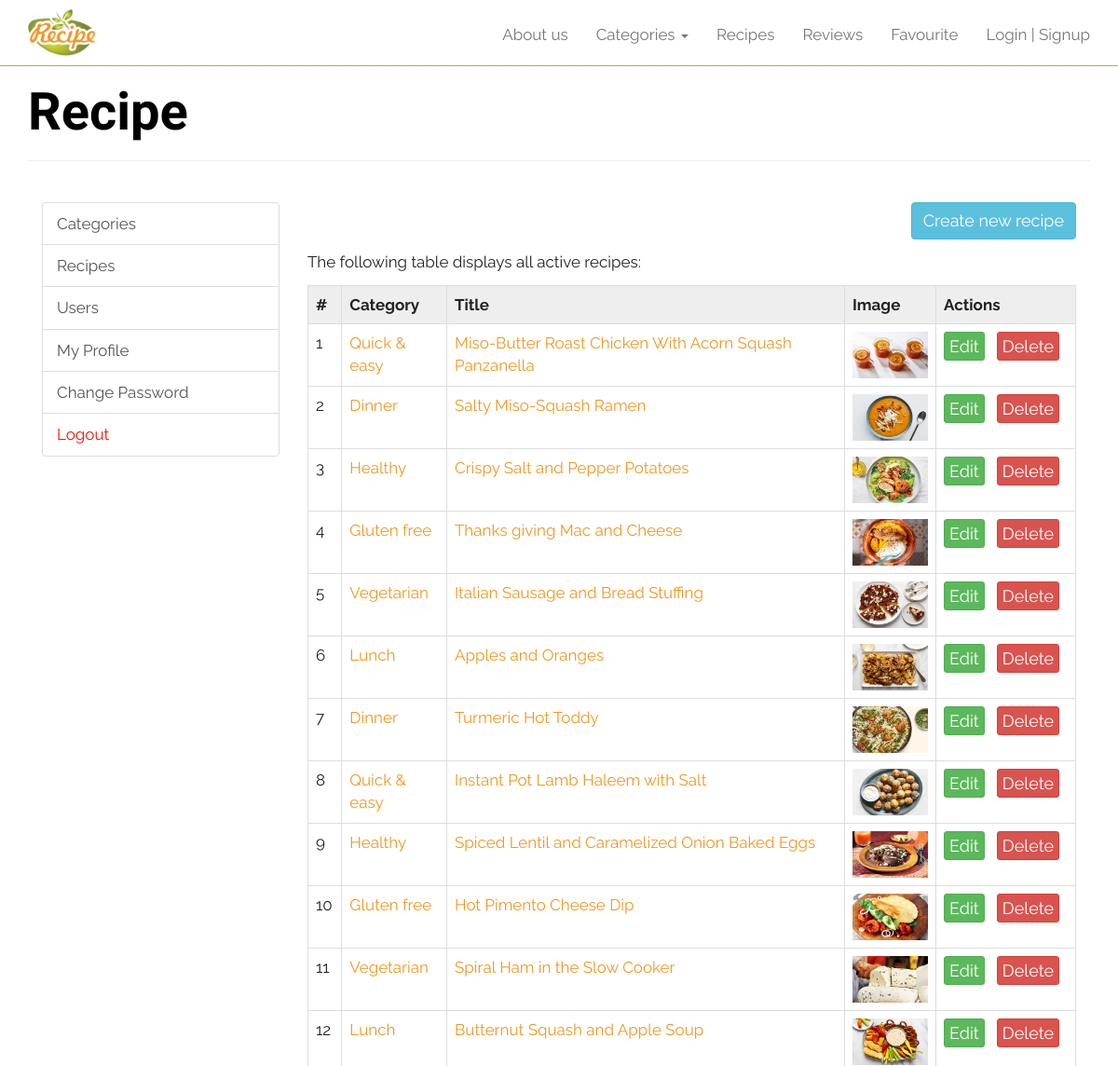
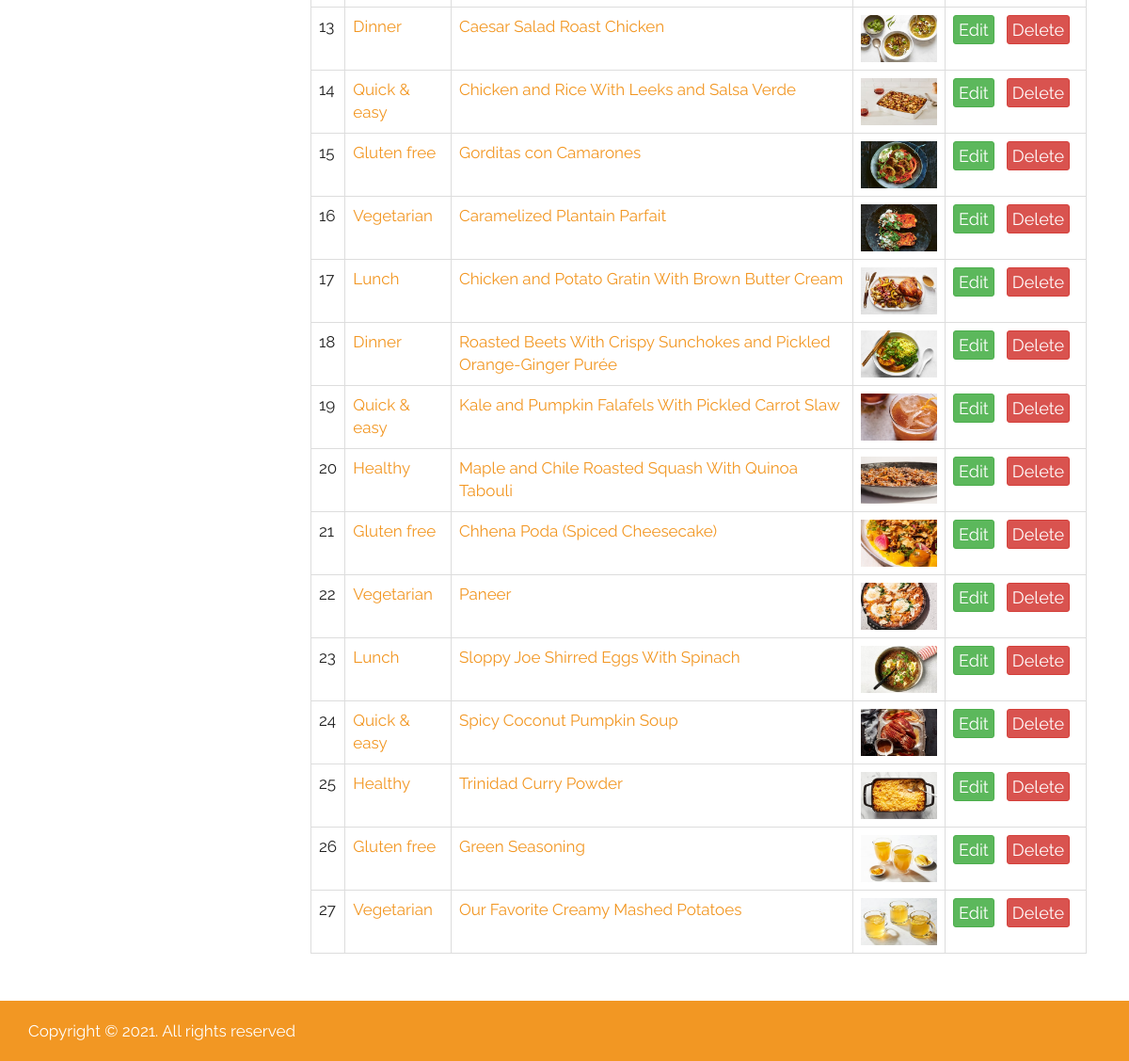
Page /max-recipe/admin/recipes.php?page=view on the committed database (2 pictures, top to bottom).
### tables this page shows
CREATE TABLE `recipe` (
  `id` int(11) NOT NULL,
  `title` varchar(512) NOT NULL,
  `category_id` int(11) NOT NULL,
  `ingredients` text NOT NULL,
  `instructions` text NOT NULL,
  `image` varchar(256) NOT NULL
);

CREATE TABLE `categories` (
  `id` int(11) NOT NULL,
  `title` varchar(100) NOT NULL,
  `image` varchar(256) NOT NULL
);

### max-recipe/admin/recipes.php (the view, shortened to what this page needs)
<?php
    include_once 'includes/header.php';
?>
<?php
    include_once '../includes/nav.php';
?>
<div class="container">
	<div class="row">
		<div class="col-sm-12" style="min-height: 80vh">
			<h1>Recipe</h1>
			<hr/>
			<br>
			<div class="col-sm-3">
				<?php
					include 'includes/sidebar.php';
				?>
			</div>
		    <div class="col-sm-9">
		    	<?php
		    		if($_GET['page'] == 'view'){
		    			$sql_recipes = "SELECT id, title, image, category_id FROM recipe";
		    			$result_recipes = mysqli_query($connection, $sql_recipes);
		    			echo '
		    				<p class="text-right">
		    					<a href="'.ADMIN_BASEURL.'/recipes.php?page=add" class="btn btn-info">Create new recipe</a>
		    				</p>
		    				<p>The following table displays all active recipes:</p>
		    				<table class="table table-bordered">
		    					<tr>
			    					<th>#</th>
			    					<th>Category</th>
			    					<th>Title</th>
			    					<th>Image</th>
			    					<th width="150">Actions</th>
			    				</tr>';
			    			$counter = 1;
			    			while($row_recipes = mysqli_fetch_array($result_recipes)){
			    				$id = $row_recipes['id'];
			    				$link = BASEURL.'/recipes.php?id='.$id;
			    				$title = $row_recipes['title'];
			    				$image = $row_recipes['image'];
			    				$category_id = $row_recipes['category_id'];
			    				$sql_categories = "SELECT id, title FROM categories WHERE id = '$category_id'";
		    					$result_categories = mysqli_query($connection, $sql_categories);
		    					$row_categories = mysqli_fetch_array($result_categories);
			    				$category_title = $row_categories['title'];
			    				$category_link = BASEURL.'/category.php?id='.$id;
			    				echo '<tr>
			    						<td>'.$counter.'</td>
			    						<td><a href="'.$category_link.'" target="_blank">'.$category_title.'</a></td>
			    						<td><a href="'.$link.'" target="_blank">'.$title.'</a></td>
			    						<td><img src="'.RECEIPE_IMG_URL.'/'.$image.'" height="50px"></td>
			    						<td>
			    							<a href="'.ADMIN_BASEURL.'/recipes.php?page=edit&id='.$id.'" class="btn btn-success btn-xs">Edit</a> &nbsp;
			    							<a class="btn btn-danger btn-xs"
			    								onClick="javascript:delete_data($(this));return false;"
			    								href="delete.php?type=recipes&id='.$id.'"
			    							>Delete</a>
			    						</td>
			    					 </tr>';
			    				$counter++;
			    			}
		    			echo '</table>';
		    		}
		    	?>
		    </div>
		</div>
	</div>
</div>
<?php
    include_once '../includes/footer.php';
?>

### max-recipe/css/style.css (style rules this page uses)
html, body, * { font-family: 'Raleway', sans-serif; }
body, p { font-size: 17px; font-weight: 400; color: #222222; }
p { font-size: 18px; line-height: 29px; }
a { color: #F29723; transition: all 0.3s; text-decoration: none; }
.btn { font-size: 18px; }
h1, .h1, h2, .h2, h3, .h3, h4, .h4, h5, .h5, h6, .h6 { font-family: 'Acme', sans-serif; font-weight: bold; color: #222222; }
h1, .h1 { font-size: 56px; color: #fff; text-shadow: 0 0 25px rgba(0, 0, 0, 0.8); }
a, button, .btn { transition: all 0.3s; }

### max-recipe/account/css/style.css (style rules this page uses)
body, p { font-size: 17px; }
th { background: #eeeeee; }
h1 { color: #000; text-shadow: none; }

### rows in the picture
recipe: category.title "Quick & easy", title "Miso-Butter Roast Chicken With Acorn Squash Panzanella", image (picture)
recipe: category.title "Dinner", title "Salty Miso-Squash Ramen", image (picture)
recipe: category.title "Healthy", title "Crispy Salt and Pepper Potatoes", image (picture)
recipe: category.title "Gluten free", title "Thanks giving Mac and Cheese", image (picture)
recipe: category.title "Vegetarian", title "Italian Sausage and Bread Stuffing", image (picture)
recipe: category.title "Lunch", title "Apples and Oranges", image (picture)
recipe: category.title "Dinner", title "Turmeric Hot Toddy", image (picture)
recipe: category.title "Quick & easy", title "Instant Pot Lamb Haleem with Salt", image (picture)
recipe: category.title "Healthy", title "Spiced Lentil and Caramelized Onion Baked Eggs", image (picture)
recipe: category.title "Gluten free", title "Hot Pimento Cheese Dip", image (picture)
recipe: category.title "Vegetarian", title "Spiral Ham in the Slow Cooker", image (picture)
recipe: category.title "Lunch", title "Butternut Squash and Apple Soup", image (picture)
recipe: category.title "Dinner", title "Caesar Salad Roast Chicken", image (picture)
recipe: category.title "Quick & easy", title "Chicken and Rice With Leeks and Salsa Verde", image (picture)
recipe: category.title "Gluten free", title "Gorditas con Camarones", image (picture)
recipe: category.title "Vegetarian", title "Caramelized Plantain Parfait", image (picture)
recipe: category.title "Lunch", title "Chicken and Potato Gratin With Brown Butter Cream", image (picture)
recipe: category.title "Dinner", title "Roasted Beets With Crispy Sunchokes and Pickled Orange-Ginger Purée", image (picture)
recipe: category.title "Quick & easy", title "Kale and Pumpkin Falafels With Pickled Carrot Slaw", image (picture)
recipe: category.title "Healthy", title "Maple and Chile Roasted Squash With Quinoa Tabouli", image (picture)
recipe: category.title "Gluten free", title "Chhena Poda (Spiced Cheesecake)", image (picture)
recipe: category.title "Vegetarian", title "Paneer", image (picture)
recipe: category.title "Lunch", title "Sloppy Joe Shirred Eggs With Spinach", image (picture)
recipe: category.title "Quick & easy", title "Spicy Coconut Pumpkin Soup", image (picture)
recipe: category.title "Healthy", title "Trinidad Curry Powder", image (picture)
recipe: category.title "Gluten free", title "Green Seasoning", image (picture)
recipe: category.title "Vegetarian", title "Our Favorite Creamy Mashed Potatoes", image (picture)
